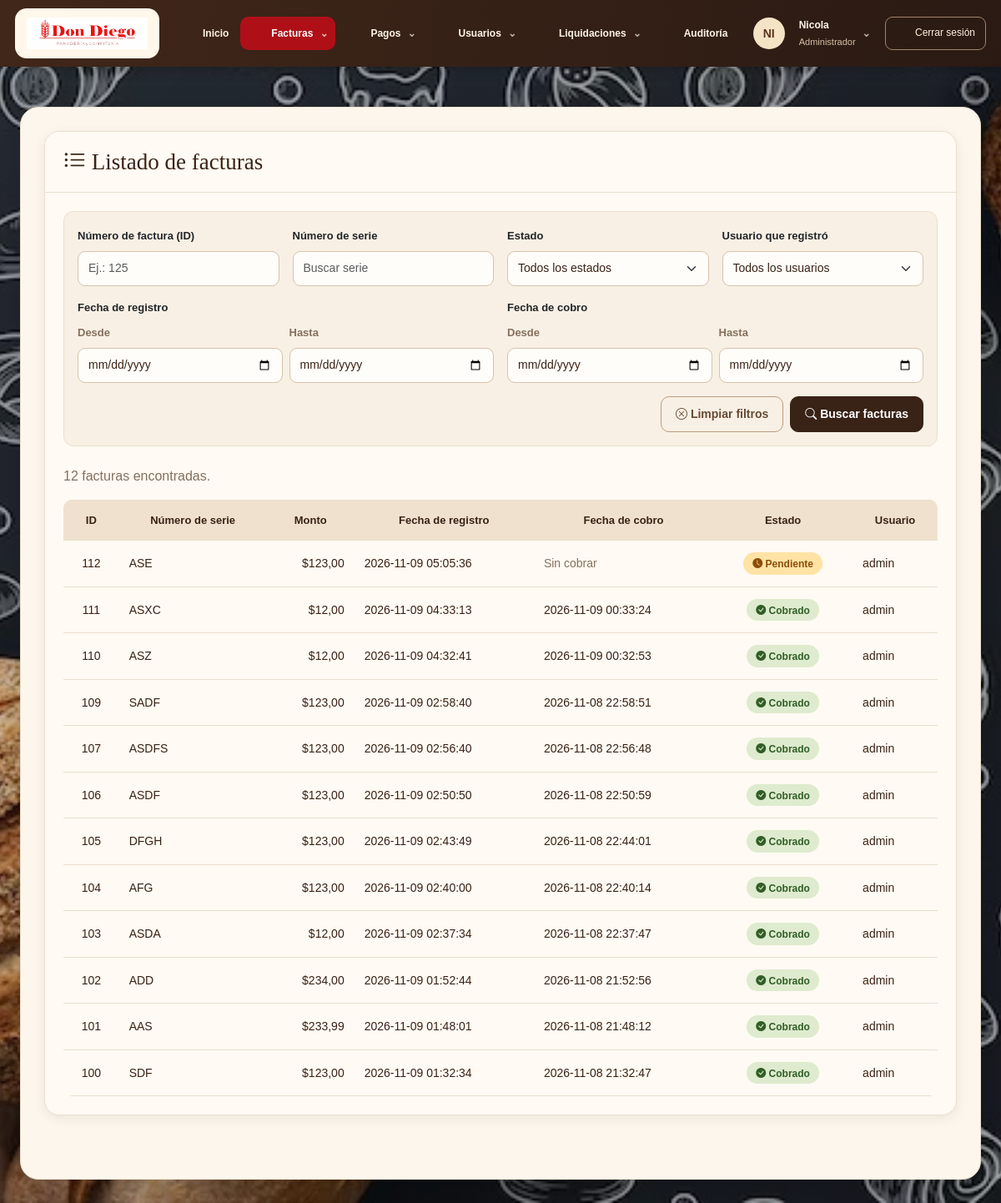
/Panaderia-v3/facturas.php (signed in), run on an earlier commit of the app's database.
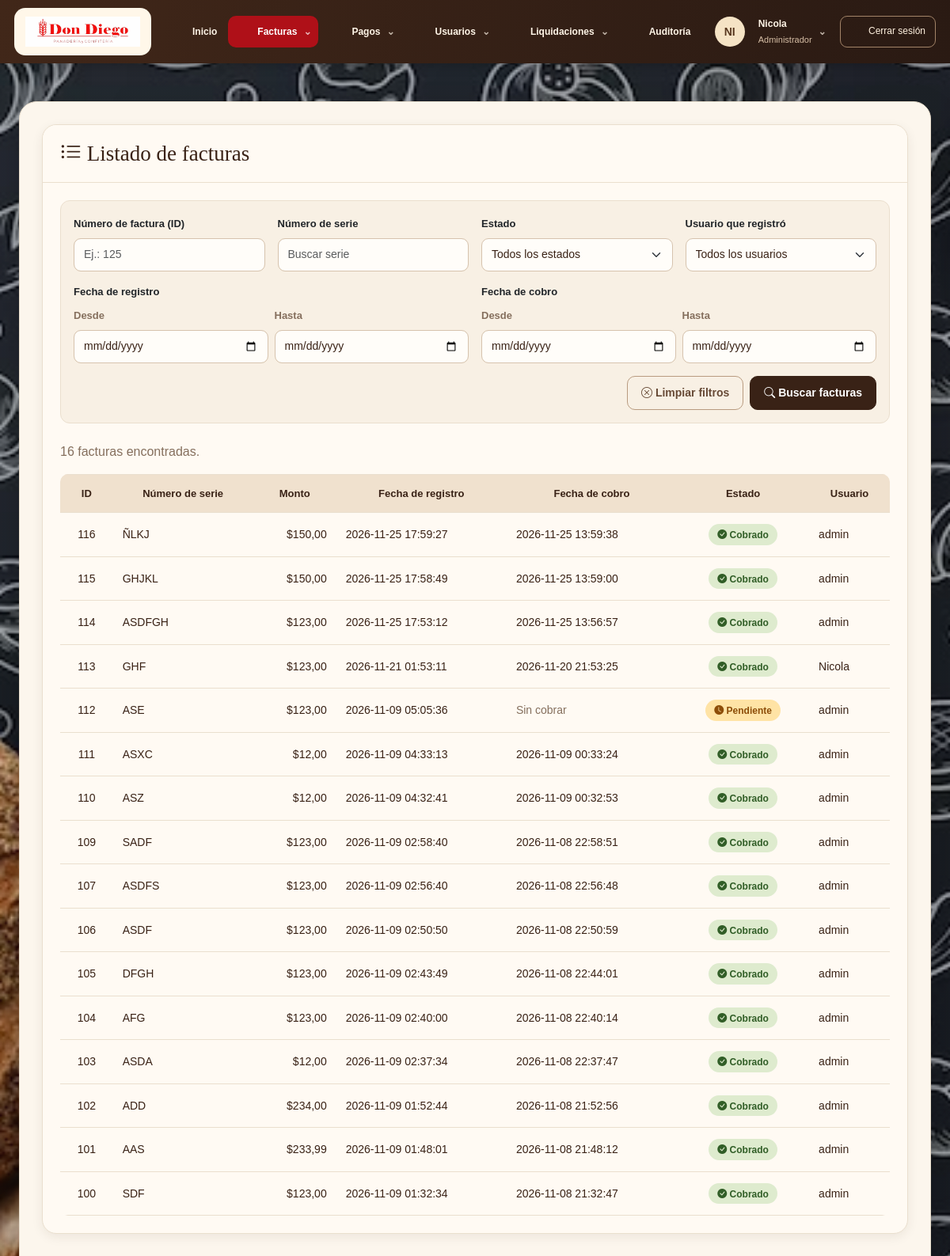
And on a later commit of the database.
### tables this page shows
CREATE TABLE `factura` (
  `id` int(10) UNSIGNED NOT NULL,
  `numero_serie` varchar(20) NOT NULL,
  `monto` decimal(8,2) NOT NULL,
  `fecha_registro` datetime NOT NULL,
  `fecha_cobro` datetime DEFAULT NULL,
  `estado` enum('Cobrado','Pendiente','Anulada') NOT NULL DEFAULT 'Pendiente',
  `id_usuario_registro` smallint(5) UNSIGNED NOT NULL,
  `id_usuario_asignado` smallint(5) UNSIGNED DEFAULT NULL
);

CREATE TABLE `usuario` (
  `id` smallint(5) UNSIGNED NOT NULL,
  `usuario` varchar(32) NOT NULL,
  `contrasenia` varchar(255) NOT NULL,
  `activo` tinyint(1) NOT NULL DEFAULT 1,
  `id_ROL` tinyint(3) UNSIGNED NOT NULL
);

### Panaderia-v3/permisos.php (called while the page is built, shortened)
<?php
function obtenerRolUsuario(PDO $conexion, $idUsuario): ?string
{
    static $roles = [];
    $idUsuario = (int)$idUsuario;
    if (!array_key_exists($idUsuario, $roles)) {
        $stmt = $conexion->prepare(
            "SELECT LOWER(TRIM(r.nombre))
             FROM usuario u
             INNER JOIN rol r ON r.id = u.id_ROL
             WHERE u.id = ? AND u.activo = 1"
        );
        $stmt->execute([$idUsuario]);
        $rol = $stmt->fetchColumn();
        $roles[$idUsuario] = $rol === false ? null : $rol;
    }
    return $roles[$idUsuario];
}
function usuarioPuedeAdministrar(PDO $conexion, $idUsuario): bool
{
    $rol = obtenerRolUsuario($conexion, $idUsuario);
    return $rol !== null && !in_array($rol, ["repartidor", "cajero", "cajera"], true);
}
function usuarioPuedeGestionarFacturas(PDO $conexion, $idUsuario): bool
{
    $rol = obtenerRolUsuario($conexion, $idUsuario);
    return $rol !== null && $rol !== "repartidor";
}

### Panaderia-v3/facturas.php (the view, shortened to what the changed rows need)
<?php
require_once "conexion.php";
$sql = "SELECT factura.id, factura.numero_serie, factura.monto, factura.fecha_registro, factura.fecha_cobro, factura.estado, usuario.usuario AS usuario
        FROM factura INNER JOIN usuario ON factura.id_usuario_registro = usuario.id";
$errores = [];
$parametros = [];
$facturas = [];
if (!$errores) {
    $sql .= " ORDER BY factura.fecha_registro DESC";
    $stmt = $conexion->prepare($sql);
    $stmt->execute($parametros);
    $facturas = $stmt->fetchAll(PDO::FETCH_ASSOC);
}
?>
<!DOCTYPE html>
<html lang="es">
<head>
    <link rel="stylesheet" href="css/bootstrap-5.3.8/css/bootstrap.min.css">
    <link rel="stylesheet" href="css/estilo.css">
    <link rel="stylesheet" href="fondo-sistema.css?v=1">
    <link rel="stylesheet" href="tema-don-diego.css?v=2">
<link rel="stylesheet" href="imagenes/bootstrap-icons-1.13.1/bootstrap-icons.min.css">
</head>
<body>
    <?php require_once "menu.php"; ?>
    <div class="container mt-5">
        <div class="card shadow mb-5">
            <div class="card-body">
                <form method="get" class="border rounded bg-light p-3 mb-4">
                    <div class="row g-3">
                    </div>
                </form>
                <?php if (!$errores): ?>
                    <p class="text-muted">
                        <?= count($facturas) ?> factura<?= count($facturas) === 1 ? "" : "s" ?> encontrada<?= count($facturas) === 1 ? "" : "s" ?>.
                    </p>
                <?php endif; ?>
                <?php if (count($facturas) > 0): ?>
                    <div class="table-responsive">
                        <table class="table table-bordered table-hover align-middle">
                            <thead class="table-dark text-center">
                                <tr>
                                    <th>ID</th>
                                    <th>Número de serie</th>
                                    <th>Monto</th>
                                    <th>Fecha de registro</th>
                                    <th>Fecha de cobro</th>
                                    <th>Estado</th>
                                    <th>Usuario</th>
                                </tr>
                            </thead>
                            <tbody>
                                <?php foreach ($facturas as $factura): ?>
                                    <tr>
                                        <td class="text-center"><?= htmlspecialchars($factura["id"]) ?></td>
                                        <td><?= htmlspecialchars($factura["numero_serie"]) ?></td>
                                        <td class="text-end">$<?= number_format($factura["monto"], 2, ',', '.') ?></td>
                                        <td><?= htmlspecialchars($factura["fecha_registro"]) ?></td>
                                        <td>
                                            <?php if ($factura["fecha_cobro"] !== null): ?>
                                                <?= htmlspecialchars($factura["fecha_cobro"]) ?>
                                            <?php else: ?>
                                                <span class="text-muted">Sin cobrar</span>
                                            <?php endif; ?>
                                        </td>
                                        <td class="text-center">
                                            <?php if ($factura["estado"] == "Cobrado"): ?>
                                                <span class="badge bg-success"><i class="bi bi-check-circle-fill"></i> Cobrado</span>
                                            <?php elseif ($factura["estado"] == "Pendiente"): ?>
                                                <span class="badge bg-warning text-dark"><i class="bi bi-clock-fill"></i> Pendiente</span>
                                            <?php elseif ($factura["estado"] == "Anulada"): ?>
                                                <span class="badge bg-danger"><i class="bi bi-x-circle-fill"></i> Anulada</span>
                                            <?php else: ?>
                                                <span class="badge bg-secondary">
                                                    <?= htmlspecialchars($factura["estado"]) ?>
                                                </span>
                                            <?php endif; ?>
                                        </td>
                                        <td>
                                            <?= htmlspecialchars($factura["usuario"]) ?>
                                        </td>
                                    </tr>
                                <?php endforeach; ?>
                            </tbody>
                        </table>
                    </div>
                <?php endif; ?>
            </div>
        </div>
    </div>
</body>
</html>

### Panaderia-v3/menu.php (shortened to what the changed rows need)
<?php
require_once __DIR__ . '/permisos.php';
require_once __DIR__ . '/dd_ui.php';
$rolUsuario = obtenerRolUsuario($conexion, $_SESSION['id_usuario']);
$usuarioPuedeAdministrar = usuarioPuedeAdministrar($conexion, $_SESSION['id_usuario']);
$usuarioPuedeGestionarFacturas = usuarioPuedeGestionarFacturas($conexion, $_SESSION['id_usuario']);
$usuarioEsCajero = in_array($rolUsuario, ['cajero', 'cajera'], true);
$usuarioEsRepartidor = $rolUsuario === 'repartidor';
$ddPagina = basename($_SERVER['SCRIPT_NAME']);
$ddGrupos = [
    'Facturas' => ['icono'=>'factura', 'enlaces'=>[
        ['facturas.php','Listar facturas'],
        ...($usuarioPuedeGestionarFacturas ? [['agregar_factura.php','Ingresar factura'],['editar_factura.php','Editar factura']] : []),
        ['cambiar_estado_factura.php','Cambiar estado'],
        ['listar_observaciones.php','Listar observaciones'],['agregar_observaciones.php','Agregar observaciones']
    ]],
    'Pagos' => ['icono'=>'pago', 'enlaces'=>[['listar_pagos.php','Listar pagos'],['registrar_pago.php','Registrar pago']]],
];
if (!$usuarioEsCajero && !$usuarioEsRepartidor) {
    $ddGrupos['Usuarios'] = ['icono'=>'usuarios','enlaces'=>[
        ['listar_usuario.php','Listar usuarios'],
        ...($usuarioPuedeAdministrar ? [['crear_usuario.php','Nuevo usuario'],['editar_usuario.php','Editar usuario'],['cambiar_estado_usuario.php','Cambiar estado de usuario']] : []),
        ['listar_roles.php','Listar roles'],
        ...($usuarioPuedeAdministrar ? [['crear_rol_usuario.php','Nuevo rol'],['editar_rol_usuario.php','Editar rol'],['eliminar_rol.php','Eliminar rol']] : [])
    ]];
}
$ddGrupos['Liquidaciones'] = ['icono'=>'liquidacion','enlaces'=>[
    ['listar_liquidacion.php','Listar liquidaciones'],
    ...(!$usuarioEsCajero ? [['liquidacion_diaria.php','Liquidación de repartidor']] : []),
    ...(!$usuarioEsRepartidor ? [['liquidacion_diaria_cajero.php','Liquidación de cajero']] : [])
]];
?>
<nav class="dd-nav" aria-label="Navegación principal" id="dd-menu">
    <div class="dd-nav-inner">
        <button class="dd-mobile" type="button" aria-expanded="false" aria-controls="dd-enlaces" id="dd-menu-boton"><?= ddIcono('menu') ?> Menú</button>
        <div class="dd-links" id="dd-enlaces">
            <?php foreach ($ddGrupos as $ddEtiqueta => $ddGrupo): ?>
                <details class="dd-drop <?= in_array($ddPagina, array_column($ddGrupo['enlaces'], 0), true) ? 'active' : '' ?>">
                    <summary><?= ddIcono($ddGrupo['icono']) ?> <?= ddEsc($ddEtiqueta) ?></summary>
                </details>
            <?php endforeach; ?>
        </div>
    </div>
</nav>

### Panaderia-v3/dd_ui.php (shortened to what the changed rows need)
<?php
function ddIcono(string $nombre): string {
    $trazos = [
        'inicio' => '<path d="m3 10 9-7 9 7v11h-7v-7h-4v7H3z"/>',
        'factura' => '<path d="M6 3h12v19l-3-2-3 2-3-2-3 2zM9 7h6M9 11h6M9 15h4"/>',
        'pago' => '<ellipse cx="12" cy="5" rx="8" ry="3"/><path d="M4 5v5c0 4 16 4 16 0V5M4 10v5c0 4 16 4 16 0v-5M4 15v4c0 4 16 4 16 0v-4"/>',
        'usuarios' => '<circle cx="9" cy="8" r="3"/><path d="M3 21v-3a6 6 0 0 1 12 0v3M16 5a3 3 0 0 1 0 6M18 15a5 5 0 0 1 3 5"/>',
        'auditoria' => '<path d="m12 3 9 4v5c0 6-9 10-9 10S3 18 3 12V7zM8 12l3 3 5-6"/>',
        'cartera' => '<path d="M3 7h17v14H3zM3 7V4l13-2v5M16 12h6v5h-6z"/>',
        'ver' => '<path d="M2 12s4-7 10-7 10 7 10 7-4 7-10 7S2 12 2 12Z"/><circle cx="12" cy="12" r="3"/>',
        'editar' => '<path d="m15 3 6 6-12 12H3v-6zM12 6l6 6"/>',
        'buscar' => '<circle cx="10" cy="10" r="7"/><path d="m15 15 6 6"/>',
        'salir' => '<path d="M9 3H3v18h6M9 12h13m-5-5 5 5-5 5"/>',
        'menu' => '<path d="M3 5h18M3 12h18M3 19h18"/>',
        'liquidacion' => '<rect x="5" y="2" width="14" height="20" rx="2"/><path d="M8 6h8M8 11h2m4 0h2M8 15h2m4 0h2M8 19h2m4 0h2"/>',
    ];
    return '<svg class="dd-icon" viewBox="0 0 24 24" fill="none" stroke="currentColor" stroke-width="1.7" stroke-linecap="round" stroke-linejoin="round" aria-hidden="true">'.($trazos[$nombre] ?? $trazos['factura']).'</svg>';
}
function ddEsc($valor): string { return htmlspecialchars((string)$valor, ENT_QUOTES, 'UTF-8'); }

What changed in the data, as far as the page shows it:
added factura: id "116", numero_serie "ÑLKJ", monto "150,00", fecha_registro "2026-11-25 17:59:27", fecha_cobro "2026-11-25 13:59:38", estado "Cobrado" (drawn), id_usuario_registro.usuario "admin"
added factura: id "115", numero_serie "GHJKL", monto "150,00", fecha_registro "2026-11-25 17:58:49", fecha_cobro "2026-11-25 13:59:00", estado "Cobrado" (drawn), id_usuario_registro.usuario "admin"
added factura: id "114", numero_serie "ASDFGH", monto "123,00", fecha_registro "2026-11-25 17:53:12", fecha_cobro "2026-11-25 13:56:57", estado "Cobrado" (drawn), id_usuario_registro.usuario "admin"
added factura: id "113", numero_serie "GHF", monto "123,00", fecha_registro "2026-11-21 01:53:11", fecha_cobro "2026-11-20 21:53:25", estado "Cobrado" (drawn), id_usuario_registro.usuario "Nicola"
Also different on the page:
count($facturas): "12" → "16"
